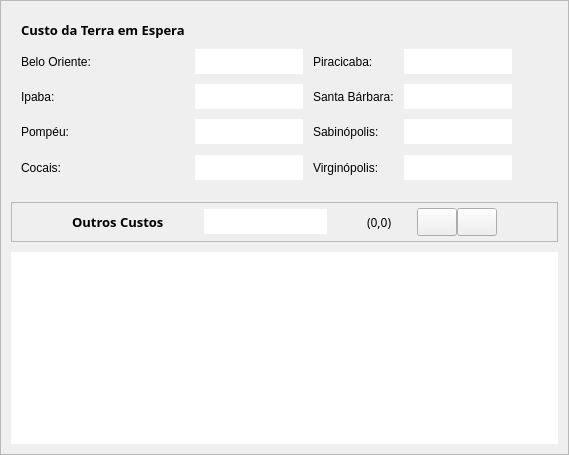
                <widget class="QWidget" name="outros">
                 <layout class="QHBoxLayout" name="horizontalLayout_19">
                  <property name="spacing">
                   <number>0</number>
                  </property>
                  <property name="leftMargin">
                   <number>0</number>
                  </property>
                  <property name="topMargin">
                   <number>0</number>
                  </property>
                  <property name="rightMargin">
                   <number>0</number>
                  </property>
                  <property name="bottomMargin">
                   <number>0</number>
                  </property>
                  <item>
                   <widget class="QFrame" name="frame_74">
                    <property name="frameShape">
                     <enum>QFrame::StyledPanel</enum>
                    </property>
                    <property name="frameShadow">
                     <enum>QFrame::Raised</enum>
                    </property>
                    <layout class="QVBoxLayout" name="verticalLayout_28">
                     <property name="spacing">
                      <number>10</number>
                     </property>
                     <property name="leftMargin">
                      <number>10</number>
                     </property>
                     <property name="topMargin">
                      <number>10</number>
                     </property>
                     <property name="rightMargin">
                      <number>10</number>
                     </property>
                     <property name="bottomMargin">
                      <number>10</number>
                     </property>
                     <item>
                      <widget class="QFrame" name="frame_3">
                       <property name="frameShape">
                        <enum>QFrame::NoFrame</enum>
                       </property>
                       <property name="frameShadow">
                        <enum>QFrame::Plain</enum>
                       </property>
                       <layout class="QGridLayout" name="gridLayout_2">
                        <property name="leftMargin">
                         <number>10</number>
                        </property>
                        <property name="topMargin">
                         <number>10</number>
                        </property>
                        <property name="rightMargin">
                         <number>10</number>
                        </property>
                        <property name="bottomMargin">
                         <number>10</number>
                        </property>
                        <property name="spacing">
                         <number>10</number>
                        </property>
                        <item row="1" column="0">
                         <widget class="QLabel" name="label_26">
                          <property name="text">
                           <string>Belo Oriente:</string>
                          </property>
                         </widget>
                        </item>
                        <item row="2" column="0">
                         <widget class="QLabel" name="label_27">
                          <property name="text">
                           <string>Ipaba:</string>
                          </property>
                         </widget>
                        </item>
                        <item row="3" column="0">
                         <widget class="QLabel" name="label_35">
                          <property name="text">
                           <string>Pompéu:</string>
                          </property>
                         </widget>
                        </item>
                        <item row="1" column="2">
                         <widget class="QLabel" name="label_37">
                          <property name="text">
                           <string>Piracicaba:</string>
                          </property>
                         </widget>
                        </item>
                        <item row="2" column="2">
                         <widget class="QLabel" name="label_52">
                          <property name="text">
                           <string>Santa Bárbara:</string>
                          </property>
                         </widget>
                        </item>
                        <item row="4" column="0">
                         <widget class="QLabel" name="label_36">
                          <property name="text">
                           <string>Cocais:</string>
                          </property>
                         </widget>
                        </item>
                        <item row="3" column="2">
                         <widget class="QLabel" name="label_53">
                          <property name="text">
                           <string>Sabinópolis:</string>
                          </property>
                         </widget>
                        </item>
                        <item row="4" column="2">
                         <widget class="QLabel" name="label_89">
                          <property name="text">
                           <string>Virginópolis:</string>
                          </property>
                         </widget>
                        </item>
                        <item row="3" column="1">
                         <widget class="QLineEdit" name="e_po">
                          <property name="minimumSize">
                           <size>
                            <width>0</width>
                            <height>25</height>
                           </size>
                          </property>
                          <property name="frame">
                           <bool>false</bool>
                          </property>
                         </widget>
                        </item>
                        <item row="2" column="1">
                         <widget class="QLineEdit" name="e_ip">
                          <property name="minimumSize">
                           <size>
                            <width>0</width>
                            <height>25</height>
                           </size>
                          </property>
                          <property name="frame">
                           <bool>false</bool>
                          </property>
                         </widget>
                        </item>
                        <item row="1" column="3">
                         <widget class="QLineEdit" name="e_pi">
                          <property name="minimumSize">
                           <size>
                            <width>0</width>
                            <height>25</height>
                           </size>
                          </property>
                          <property name="frame">
                           <bool>false</bool>
                          </property>
                         </widget>
                        </item>
                        <item row="2" column="3">
                         <widget class="QLineEdit" name="e_sb">
                          <property name="minimumSize">
                           <size>
                            <width>0</width>
                            <height>25</height>
                           </size>
                          </property>
                          <property name="frame">
                           <bool>false</bool>
                          </property>
                         </widget>
                        </item>
                        <item row="3" column="3">
                         <widget class="QLineEdit" name="e_sa">
                          <property name="minimumSize">
                           <size>
                            <width>0</width>
                            <height>25</height>
                           </size>
                          </property>
                          <property name="frame">
                           <bool>false</bool>
                          </property>
                         </widget>
                        </item>
                        <item row="4" column="3">
                         <widget class="QLineEdit" name="e_vi">
                          <property name="minimumSize">
                           <size>
                            <width>0</width>
                            <height>25</height>
                           </size>
                          </property>
                          <property name="frame">
                           <bool>false</bool>
                          </property>
                         </widget>
                        </item>
                        <item row="4" column="1">
                         <widget class="QLineEdit" name="e_co">
                          <property name="minimumSize">
                           <size>
                            <width>0</width>
                            <height>25</height>
                           </size>
                          </property>
                          <property name="frame">
                           <bool>false</bool>
                          </property>
                         </widget>
                        </item>
                        <item row="4" column="4">
                         <widget class="QPushButton" name="salvar_6">
                          <property name="minimumSize">
                           <size>
                            <width>26</width>
                            <height>28</height>
                           </size>
                          </property>
                          <property name="maximumSize">
                           <size>
                            <width>26</width>
                            <height>28</height>
                           </size>
                          </property>
                          <property name="text">
                           <string/>
                          </property>
                          <property name="flat">
                           <bool>true</bool>
                          </property>
                         </widget>
                        </item>
                        <item row="1" column="1">
                         <widget class="QLineEdit" name="e_bo">
                          <property name="minimumSize">
                           <size>
                            <width>0</width>
                            <height>25</height>
                           </size>
                          </property>
                          <property name="frame">
                           <bool>false</bool>
                          </property>
                         </widget>
                        </item>
                        <item row="0" column="0">
                         <widget class="QLabel" name="label_123">
                          <property name="font">
                           <font>
                            <family>Poppins SemiBold</family>
                            <pointsize>10</pointsize>
                            <weight>75</weight>
                            <bold>true</bold>
                           </font>
                          </property>
                          <property name="text">
                           <string>Custo da Terra em Espera</string>
                          </property>
                         </widget>
                        </item>
                       </layout>
                      </widget>
                     </item>
                     <item>
                      <widget class="QFrame" name="frame_75">
                       <property name="minimumSize">
                        <size>
                         <width>0</width>
                         <height>40</height>
                        </size>
                       </property>
                       <property name="frameShape">
                        <enum>QFrame::StyledPanel</enum>
                       </property>
                       <property name="frameShadow">
                        <enum>QFrame::Raised</enum>
                       </property>
                       <layout class="QHBoxLayout" name="horizontalLayout_36">
                        <property name="spacing">
                         <number>0</number>
                        </property>
                        <property name="leftMargin">
                         <number>60</number>
                        </property>
                        <property name="topMargin">
                         <number>0</number>
                        </property>
                        <property name="rightMargin">
                         <number>60</number>
                        </property>
                        <property name="bottomMargin">
                         <number>0</number>
                        </property>
                        <item>
                         <widget class="QLabel" name="label_122">
                          <property name="font">
                           <font>
                            <family>Poppins SemiBold</family>
                            <pointsize>10</pointsize>
                            <weight>75</weight>
                            <bold>true</bold>
                           </font>
                          </property>
                          <property name="text">
                           <string>Outros Custos</string>
                          </property>
                         </widget>
                        </item>
                        <item>
                         <spacer name="horizontalSpacer_37">
                          <property name="orientation">
                           <enum>Qt::Horizontal</enum>
                          </property>
                          <property name="sizeHint" stdset="0">
                           <size>
                            <width>40</width>
                            <height>20</height>
                           </size>
                          </property>
                         </spacer>
                        </item>
                        <item>
                         <widget class="QLineEdit" name="search_10">
                          <property name="minimumSize">
                           <size>
                            <width>0</width>
                            <height>25</height>
                           </size>
                          </property>
                          <property name="maximumSize">
                           <size>
                            <width>220</width>
                            <height>16777215</height>
                           </size>
                          </property>
                          <property name="font">
                           <font>
                            <family>Poppins</family>
                            <pointsize>10</pointsize>
                           </font>
                          </property>
                          <property name="frame">
                           <bool>false</bool>
                          </property>
                         </widget>
                        </item>
                        <item>
                         <spacer name="horizontalSpacer_36">
                          <property name="orientation">
                           <enum>Qt::Horizontal</enum>
                          </property>
                          <property name="sizeHint" stdset="0">
                           <size>
                            <width>40</width>
                            <height>20</height>
                           </size>
                          </property>
                         </spacer>
                        </item>
                        <item>
                         <widget class="QLabel" name="label_15">
                          <property name="font">
                           <font>
                            <family>Poppins Medium</family>
                           </font>
                          </property>
                          <property name="text">
                           <string>(0,0)</string>
                          </property>
                         </widget>
                        </item>
                        <item>
                         <spacer name="horizontalSpacer_22">
                          <property name="orientation">
                           <enum>Qt::Horizontal</enum>
                          </property>
                          <property name="sizeType">
                           <enum>QSizePolicy::Fixed</enum>
                          </property>
                          <property name="sizeHint" stdset="0">
                           <size>
                            <width>25</width>
                            <height>20</height>
                           </size>
                          </property>
                         </spacer>
                        </item>
                        <item>
                         <widget class="QPushButton" name="button_open_15">
                          <property name="minimumSize">
                           <size>
                            <width>26</width>
                            <height>28</height>
                           </size>
                          </property>
                          <property name="text">
                           <string/>
                          </property>
                         </widget>
                        </item>
                        <item>
                         <widget class="QPushButton" name="r_5">
                          <property name="minimumSize">
                           <size>
                            <width>26</width>
                            <height>28</height>
                           </size>
                          </property>
                          <property name="text">
                           <string/>
                          </property>
                         </widget>
                        </item>
                       </layout>
                      </widget>
                     </item>
                     <item>
                      <widget class="QTableWidget" name="tab_15">
                       <property name="font">
                        <font>
                         <family>Poppins SemiBold</family>
                         <pointsize>8</pointsize>
                         <weight>75</weight>
                         <bold>true</bold>
                        </font>
                       </property>
                       <property name="frameShape">
                        <enum>QFrame::NoFrame</enum>
                       </property>
                       <property name="frameShadow">
                        <enum>QFrame::Plain</enum>
                       </property>
                       <property name="lineWidth">
                        <number>10</number>
                       </property>
                       <property name="sortingEnabled">
                        <bool>true</bool>
                       </property>
                       <attribute name="horizontalHeaderDefaultSectionSize">
                        <number>150</number>
                       </attribute>
                       <attribute name="horizontalHeaderMinimumSectionSize">
                        <number>50</number>
                       </attribute>
                       <attribute name="verticalHeaderVisible">
                        <bool>false</bool>
                       </attribute>
                       <attribute name="verticalHeaderDefaultSectionSize">
                        <number>80</number>
                       </attribute>
                       <attribute name="verticalHeaderMinimumSectionSize">
                        <number>40</number>
                       </attribute>
                      </widget>
                     </item>
                    </layout>
                   </widget>
                  </item>
                 </layout>
                </widget>
